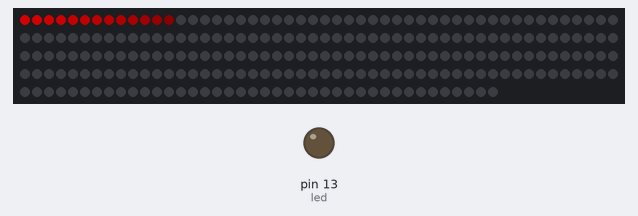
This sketch was run on a simulated Arduino Uno, built with avr-gcc and run on an emulated ATmega328P. Parts: 240 RGB LEDs in strip order, left to right, continuing on the next row, output pins drawn as LEDs (lit = HIGH). Dim RGB values are drawn brighter than linear.

Above: at 0.32 s.
At 3.89 s:
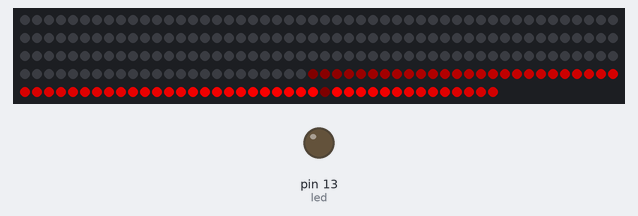
At 9.25 s:
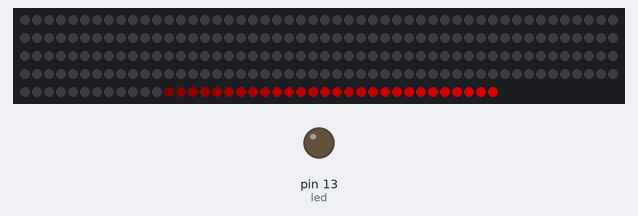
At 20.06 s:
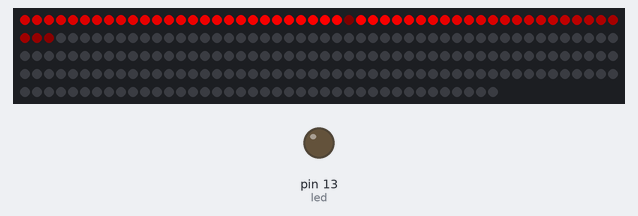
At 30.67 s:
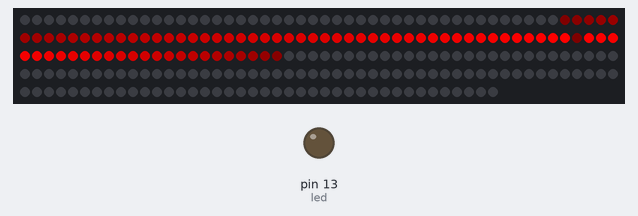
At 39.8 s:
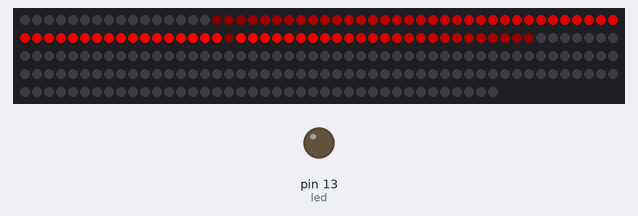

The sketch:

sabale_interrupt_poc.ino
```cpp
#include <TimerOne.h>
#include <Adafruit_NeoPixel.h>

#define PIN 6

uint32_t RED_MASK = 0xFF0000;
uint16_t GREEN_MASK = 0xFF00;
uint16_t BLUE_MASK = 0xFF;

// Parameter 1 = number of pixels in strip
// Parameter 2 = Arduino pin number (most are valid)
// Parameter 3 = pixel type flags, add together as needed:
//   NEO_KHZ800  800 KHz bitstream (most NeoPixel products w/WS2812 LEDs)
//   NEO_KHZ400  400 KHz (classic 'v1' (not v2) FLORA pixels, WS2811 drivers)
//   NEO_GRB     Pixels are wired for GRB bitstream (most NeoPixel products)
//   NEO_RGB     Pixels are wired for RGB bitstream (v1 FLORA pixels, not v2)
Adafruit_NeoPixel strip = Adafruit_NeoPixel(240, PIN, NEO_GRB + NEO_KHZ800);


const int led = LED_BUILTIN;  // the pin with a LED

void setup(void) {
	strip.begin();
	for (int i = 0; i < strip.numPixels(); i++)
		strip.setPixelColor(i, strip.Color(0, 0, 0));
	strip.show();
	pinMode(led, OUTPUT);
        Timer1.initialize(15000);
//	Timer3.initialize(15000);
        Timer1.attachInterrupt(pulse);
//	Timer3.attachInterrupt(pulse); // blinkLED to run every 0.01 second
//	Timer3.attachInterrupt(colorPulse);
//	Timer3.attachInterrupt(explosion);
	Serial.begin(9600);
}

bool firstRun = true;

uint32_t explosionSourceColorValue = strip.Color(0, 0, 100);
uint32_t *explosionSourceColor = &explosionSourceColorValue;
uint32_t explosionDesintaionColorValue = strip.Color(255, 0, 50);
uint32_t *explosionDestinationColor = &explosionDesintaionColorValue;
int explosionStartIndex = 100;

void explosion(void) {
	if (firstRun) {
		for (int i = 0; i < strip.numPixels(); ++i) {
			strip.setPixelColor(i, *explosionSourceColor);
		}

		firstRun = false;
	}
}


uint32_t source_color_value = strip.Color(0, 0, 100  );
uint32_t *source_color = &source_color_value;
uint32_t dest_color_value = strip.Color(255, 0, 0);
uint32_t *dest_color = &dest_color_value;
int colorPulseCurrentIndex = 0;
int colorPulseTransitionStep = 5;

boolean transitionStep(uint32_t *src_color, uint32_t *dst_color, int forwardStep, int backwardsStep);

/* Color pulse */


void colorPulse(void) {
	if (firstRun) {
		for (int i = 0; i < strip.numPixels(); ++i) {
			strip.setPixelColor(i, *source_color);
		}

		firstRun = false;
	}

	// We begin the transition from the current index going backwards
	// because the source color is where we come from and destination color
	// is where we're heading. To see the transitin come out smoothly on the
	// strip we should start from the source, and change the color to be the
	// most distinct (equal to destination color) at the farthest point
	int tempIndex = colorPulseCurrentIndex;
	uint32_t tempColorValue = *source_color;
	uint32_t *tempColor = &tempColorValue;
	bool innerTransitionComplete = false;
	while (!innerTransitionComplete && tempIndex >= 0) {
		strip.setPixelColor(tempIndex, *tempColor);
		tempIndex--;
		innerTransitionComplete = transitionStep(tempColor, dest_color, 40, 40);
	}

	// We have now reached the furthest point, i.e tempColor is the desination color.
	// Now we want to gradually go back to the original color (source_color). The
	// following code does just that
	innerTransitionComplete = false;
	while (!innerTransitionComplete && tempIndex >= 0) {
		strip.setPixelColor(tempIndex, *tempColor);
		tempIndex--;
		innerTransitionComplete = transitionStep(tempColor, source_color, colorPulseTransitionStep, colorPulseTransitionStep);
	}
        strip.setPixelColor(tempIndex, *tempColor);

	strip.show();

	colorPulseCurrentIndex++;

	// Touched the end of the strip - go back to the start
	if (tempIndex == strip.numPixels()) {
		colorPulseCurrentIndex = 0;
	}
}

/* Pulse */
/*
  For pulse effect: step_fowrad and step_backwards must be equal
  For firework effect: forward step must be a lot bigger (~x8) than backwards step
  For reverse-pulse: step_backwrds must be a lot bigger (~x8) than forward step
*/
int pulse_step_forward = 10;
int pulse_step_backwrads = 5;
int pulse_max = 255;
int pulse_index = 0;
int pulse_current_level = 0;

void pulseBackwardDim(int temp_level, int temp_index);

void pulse(void) {
	if (pulse_current_level < pulse_max) {
		pulse_current_level += pulse_step_forward;
	}

	// go up
	int temp_level = pulse_current_level;
	int temp_index = pulse_index;
	// Forward leds light up
	while (temp_level > 0) {
		strip.setPixelColor(temp_index, strip.Color(temp_level, 0, 0));
		temp_index++;
		temp_level = pulse_current_level - ((temp_index - pulse_index) * pulse_step_forward);
	}

	int lastBackwardDimIndex = 0;
	// Only when we reach the maximum level (graceful startup) we start turning off
	// or dimming the leds behind us
	if (pulse_current_level >= pulse_max) {
		lastBackwardDimIndex = pulseBackwardDim();
	}

	strip.show();

	// Only when we reach max level, start advancing.
	// This creates the effect of the pulse taking shape at the beginning of the strip instead of starting in the middle of it.
	if (pulse_current_level >= pulse_max) {
		pulse_index++;
	}

	// We know this last pixel was dimmed all the way down.
	// If this pixel dimmed all the way down is the last pixel
	// in the strip - we can start over.
	if (lastBackwardDimIndex == strip.numPixels()) {
		pulse_current_level = 0;
		pulse_index = 0;
	}
}

/*
  pulseBackwardDim - Dims the pixels behind a specific point.
  works with pulse_index and pulse_current level to determine where it should dim from
  returns: the index of the last pixel with any level
*/
int pulseBackwardDim() {
	int temp_index = pulse_index - 1;
	int temp_level = pulse_current_level - ((pulse_index - temp_index) * pulse_step_backwrads);
	// Backward leds shut down
	while (temp_index >= 0 && temp_level >= 0) {
  		strip.setPixelColor(temp_index, strip.Color(temp_level, 0, 0));
		temp_index--;
		temp_level = pulse_current_level - ((pulse_index - temp_index) * pulse_step_backwrads);
	}

	return temp_index;
}


uint8_t nextTransitionValue(uint8_t source, uint8_t destination, int forwardStep, int backwardsStep);

/*
	transitionStep
	Moves from src_color to dst_color in steps defined by forwardStep and backwardsStep
	*/
boolean transitionStep(uint32_t *src_color, uint32_t *dst_color, int forwardStep, int backwardsStep) {
	uint8_t r = (*src_color & RED_MASK) >> 16;
	uint8_t g = (*src_color & GREEN_MASK) >> 8;
	uint8_t b = (*src_color & BLUE_MASK);

	uint8_t rdest = (*dst_color & RED_MASK) >> 16;
	uint8_t gdest = (*dst_color & GREEN_MASK) >> 8;
	uint8_t bdest = (*dst_color & BLUE_MASK);

	r = nextTransitionValue(r, rdest, forwardStep, backwardsStep);
	g = nextTransitionValue(g, gdest, forwardStep, backwardsStep);
	b = nextTransitionValue(b, bdest, forwardStep, backwardsStep);

	*src_color = strip.Color(r, g, b);

//	Serial.print("r = ");
//	Serial.print(r);
//	Serial.print("g = ");
//	Serial.print(g);
//	Serial.print("b = ");
//	Serial.println(b);

	return (r == rdest) && (g == gdest) && (b == bdest);
}

uint8_t nextTransitionValue(uint8_t source, uint8_t destination, int forwardStep, int backwardsStep) {
	int result;
	if (source < destination) {
		result = source + forwardStep;
		if (result > destination) {
			// went too far
			result = destination;
		}
	} else if (source > destination) {
		result = source - backwardsStep;
		if (result < destination) {
			// went too far
			result = destination;
		}
	} else {
		result = destination;
	}

	return (uint8_t) result;
}

// The main program will print the blink count
// to the Arduino Serial Monitor
void loop(void) {
  delay(100);
}
```
